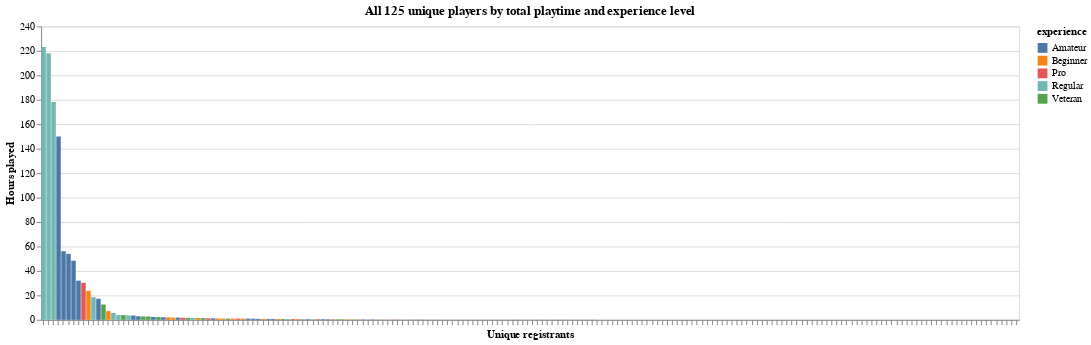

Notebook cell for this chart:
### Code cell
unique_vs_cumulative_hours_and_experience = alt.Chart(players_by_played_hours, title="All 125 unique players by total playtime and experience level").mark_bar().encode(
    x=alt.X("hashedEmail", axis=alt.Axis(labels=False)).sort("-y").title("Unique registrants"),
    y=alt.Y("played_hours").title("Hours played"),
    color=alt.Color("experience")
).properties(width = 1000)

unique_vs_cumulative_hours_and_experience

### Figure 1 — Vega-Lite specification as saved in the notebook (floating-point values rounded to 4 significant figures; data arrays with more than 128 entries replaced by an {"elided": "..."} marker saying what was removed)
{"config": {"view": {"continuousWidth": 300, "continuousHeight": 300}}, "data": {"name": "data-2d300dc3efa55bb9ac6adfe2f6889e83"}, "mark": {"type": "bar"}, "encoding": {"color": {"field": "experience", "type": "nominal"}, "x": {"axis": {"labels": false}, "field": "hashedEmail", "sort": "-y", "title": "Unique registrants", "type": "nominal"}, "y": {"field": "played_hours", "title": "Hours played", "type": "quantitative"}}, "title": "All 125 unique players by total playtime and experience level", "width": 1000, "$schema": "https://vega.github.io/schema/vega-lite/v5.20.1.json", "datasets": {"data-2d300dc3efa55bb9ac6adfe2f6889e83": {"elided": "196 records"}}}
